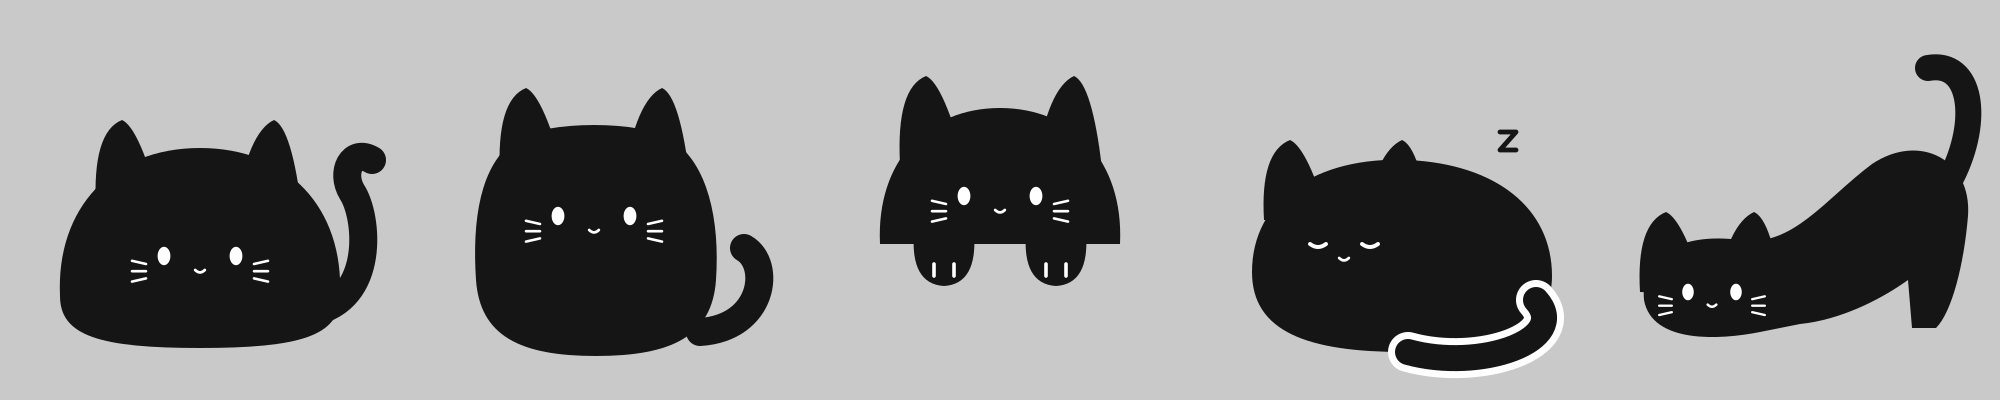

Source code (Python):
import subprocess
from cats import *
names = ['loaf', 'sitting', 'peek', 'sleepy', 'stretch']
for n in names:
    open(n + '.svg', 'w').write(svg(globals()[n](), bg='#c9c9c9'))
    subprocess.run(['rsvg-convert', n + '.svg', '-o', n + '.png'], check=True)
from PIL import Image
c = Image.new('RGB', (400 * len(names), 400), '#c9c9c9')
for i, n in enumerate(names): c.paste(Image.open(n + '.png'), (i * 400, 0))
c.save('sheet.png')
